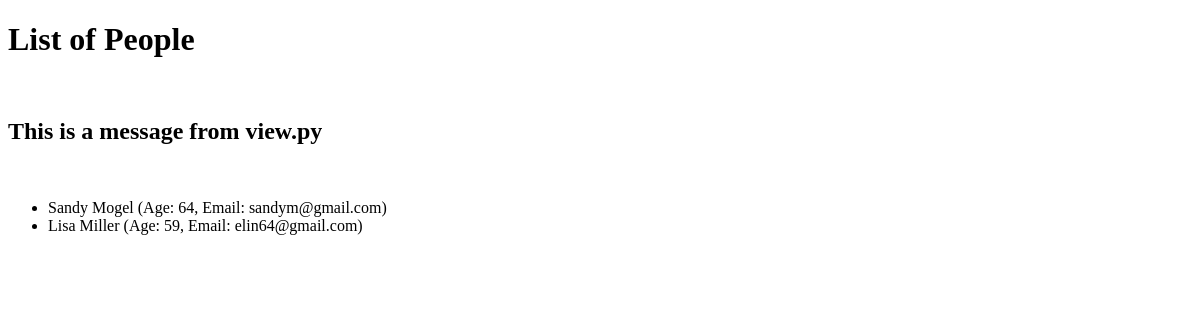
The app's page /people, older data.
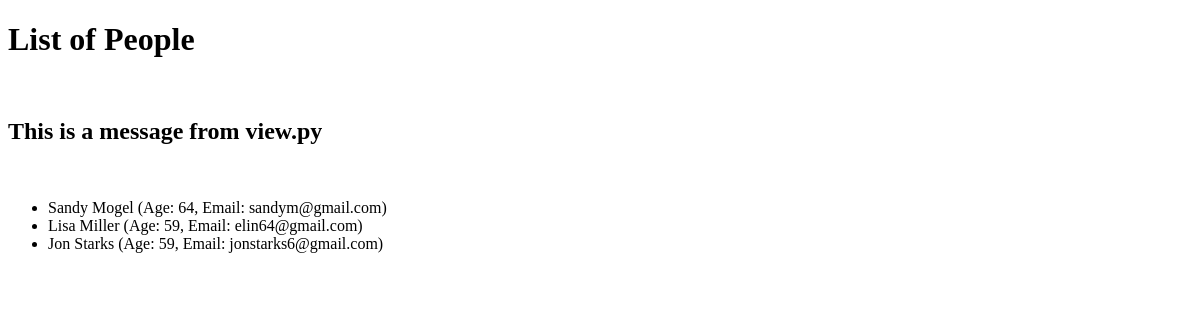
The same page, newer data.
### app/models.py (models this page shows, shortened)
class Person(models.Model):
    first_name = models.CharField(max_length=100)
    last_name = models.CharField(max_length=100)
    age = models.IntegerField()
    email = models.EmailField()

### app/views.py (the view)
# urls.py: path('people', views.person_list, name='person_list'),
def person_list(request):
    people = Person.objects.all()
    return render(request, 'app/person_list.html', {
                                                    'people': people,
                                                    'message': 'This is a message from view.py',
                                         })

### app/templates/app/person_list.html (shortened to what this page needs)
<!DOCTYPE html>
<html lang="en">
<head>
</head>
<body>
    <h1>List of People</h1><br>
   <h2>{{ message }}</h2><br>
    <ul>
        {% for person in people %}
            <li>{{ person.first_name}}  {{ person.last_name}} (Age: {{ person.age }}, Email: {{ person.email }})</li>
        {% empty %}
            <li>No People Found</li>
        {% endfor %}
    </ul>
</body>
</html>

Row changes from the older to the newer data that the page shows:
added Person: first_name "Jon", last_name "Starks", age "59", email "jonstarks6@gmail.com"
